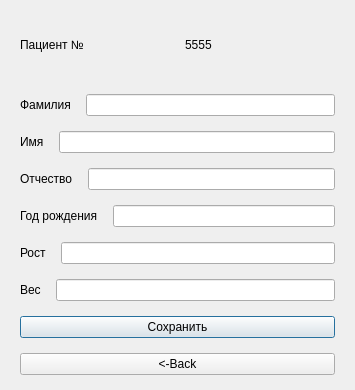
<?xml version="1.0" encoding="UTF-8"?>
<ui version="4.0">
 <class>addPatient</class>
 <widget class="QDialog" name="addPatient">
  <property name="geometry">
   <rect>
    <x>0</x>
    <y>0</y>
    <width>355</width>
    <height>390</height>
   </rect>
  </property>
  <property name="windowTitle">
   <string>Медицинская карта</string>
  </property>
  <widget class="QWidget" name="layoutWidget">
   <property name="geometry">
    <rect>
     <x>20</x>
     <y>10</y>
     <width>315</width>
     <height>365</height>
    </rect>
   </property>
   <layout class="QVBoxLayout" name="verticalLayout_3">
    <property name="spacing">
     <number>15</number>
    </property>
    <item>
     <layout class="QVBoxLayout" name="verticalLayout">
      <property name="spacing">
       <number>15</number>
      </property>
      <property name="sizeConstraint">
       <enum>QLayout::SetDefaultConstraint</enum>
      </property>
      <item>
       <layout class="QHBoxLayout" name="horizontalLayout_7">
        <item>
         <widget class="QLabel" name="label_7">
          <property name="text">
           <string>Пациент №</string>
          </property>
          <property name="textFormat">
           <enum>Qt::AutoText</enum>
          </property>
         </widget>
        </item>
        <item>
         <widget class="QLabel" name="patientNumber">
          <property name="text">
           <string>5555</string>
          </property>
         </widget>
        </item>
       </layout>
      </item>
      <item>
       <layout class="QHBoxLayout" name="horizontalLayout_2">
        <item>
         <widget class="QLabel" name="label">
          <property name="sizePolicy">
           <sizepolicy hsizetype="Minimum" vsizetype="Preferred">
            <horstretch>0</horstretch>
            <verstretch>0</verstretch>
           </sizepolicy>
          </property>
          <property name="text">
           <string>Фамилия</string>
          </property>
         </widget>
        </item>
        <item>
         <widget class="QLineEdit" name="surName"/>
        </item>
       </layout>
      </item>
      <item>
       <layout class="QHBoxLayout" name="horizontalLayout_3">
        <item>
         <widget class="QLabel" name="label_2">
          <property name="sizePolicy">
           <sizepolicy hsizetype="Minimum" vsizetype="Minimum">
            <horstretch>0</horstretch>
            <verstretch>0</verstretch>
           </sizepolicy>
          </property>
          <property name="text">
           <string>Имя</string>
          </property>
         </widget>
        </item>
        <item>
         <widget class="QLineEdit" name="name"/>
        </item>
       </layout>
      </item>
      <item>
       <layout class="QHBoxLayout" name="horizontalLayout">
        <item>
         <widget class="QLabel" name="label_3">
          <property name="text">
           <string>Отчество</string>
          </property>
         </widget>
        </item>
        <item>
         <widget class="QLineEdit" name="secondName">
          <property name="sizePolicy">
           <sizepolicy hsizetype="Expanding" vsizetype="Fixed">
            <horstretch>0</horstretch>
            <verstretch>0</verstretch>
           </sizepolicy>
          </property>
         </widget>
        </item>
       </layout>
      </item>
      <item>
       <layout class="QHBoxLayout" name="horizontalLayout_6">
        <item>
         <widget class="QLabel" name="label_4">
          <property name="sizePolicy">
           <sizepolicy hsizetype="Fixed" vsizetype="Preferred">
            <horstretch>0</horstretch>
            <verstretch>0</verstretch>
           </sizepolicy>
          </property>
          <property name="text">
           <string>Год рождения</string>
          </property>
         </widget>
        </item>
        <item>
         <widget class="QLineEdit" name="yearOfBirth"/>
        </item>
       </layout>
      </item>
      <item>
       <layout class="QHBoxLayout" name="horizontalLayout_5">
        <item>
         <widget class="QLabel" name="label_6">
          <property name="text">
           <string>Рост</string>
          </property>
         </widget>
        </item>
        <item>
         <widget class="QLineEdit" name="height"/>
        </item>
       </layout>
      </item>
      <item>
       <layout class="QHBoxLayout" name="horizontalLayout_4">
        <item>
         <widget class="QLabel" name="label_5">
          <property name="text">
           <string>Вес</string>
          </property>
         </widget>
        </item>
        <item>
         <widget class="QLineEdit" name="weight"/>
        </item>
       </layout>
      </item>
     </layout>
    </item>
    <item>
     <layout class="QVBoxLayout" name="verticalLayout_2">
      <property name="spacing">
       <number>15</number>
      </property>
      <item>
       <widget class="QPushButton" name="saveButton">
        <property name="text">
         <string>Сохранить</string>
        </property>
       </widget>
      </item>
      <item>
       <widget class="QPushButton" name="backButton">
        <property name="text">
         <string>&lt;-Back</string>
        </property>
       </widget>
      </item>
     </layout>
    </item>
   </layout>
  </widget>
 </widget>
 <resources/>
 <connections/>
</ui>
